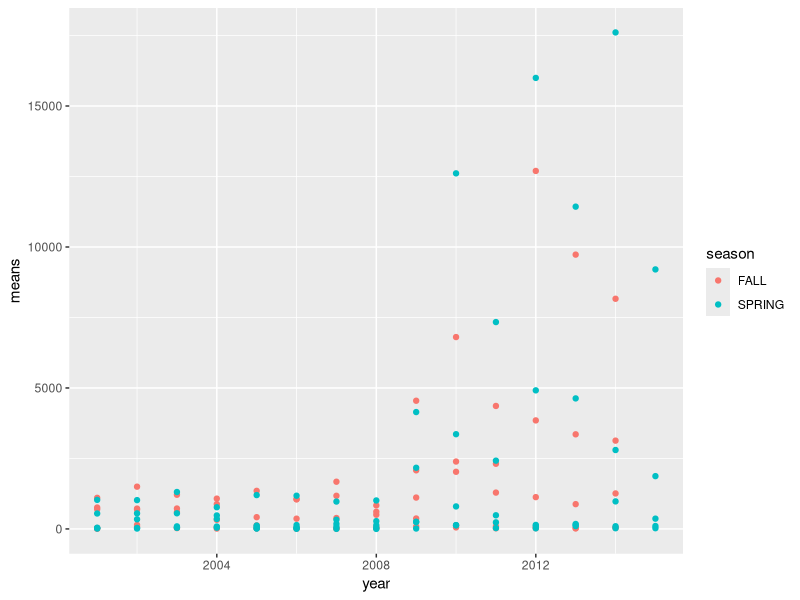

Write the R code that produced this figure.
# Introduction to R workshop  Nov 13 2018

2 + 2

# read data into R
install.packages('readxl')
library(readxl)

mydata <- read_xlsx("neus_bts.xlsx","bts", na = "NA")
mydata

summary(mydata)

library(tidyverse)

grouped_data <- group_by(mydata, year, season, comname)
mean_abundance <- summarise(grouped_data, means=mean(abundance))

ggplot(mean_abundance, aes(x=year, y=means, color=season)) +
  geom_point()
